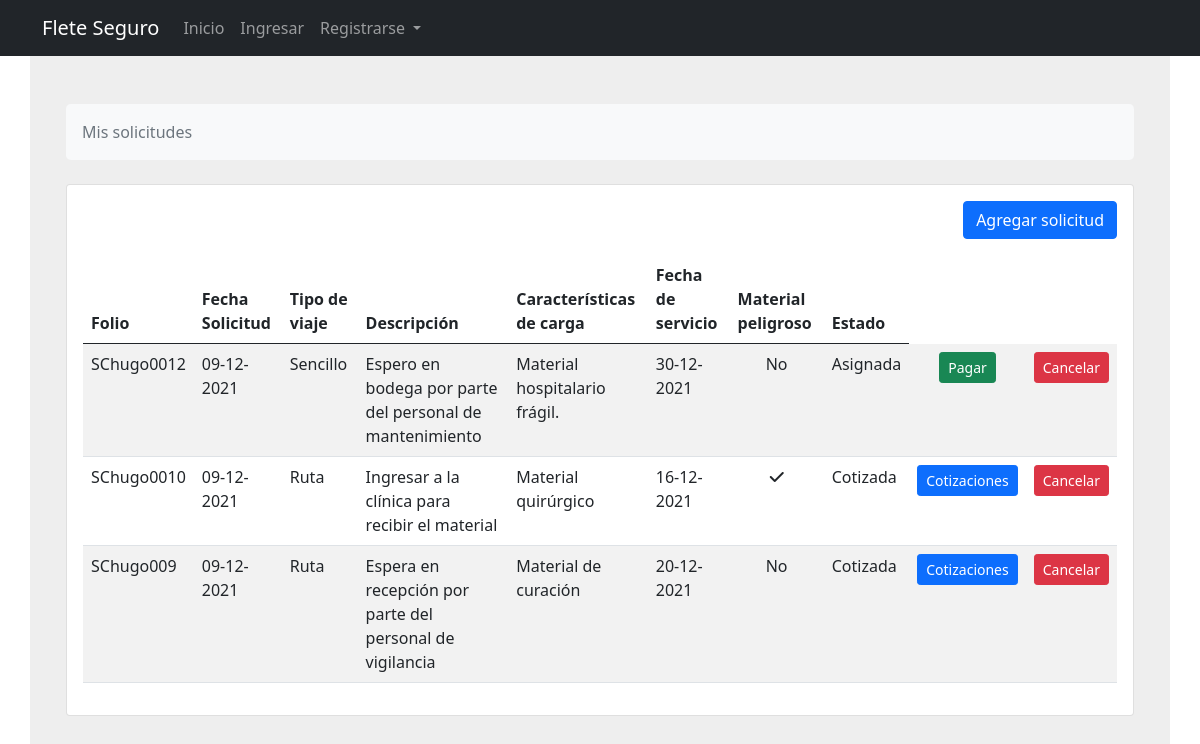
Page /fletes/solicitudes/ on the earlier database version.
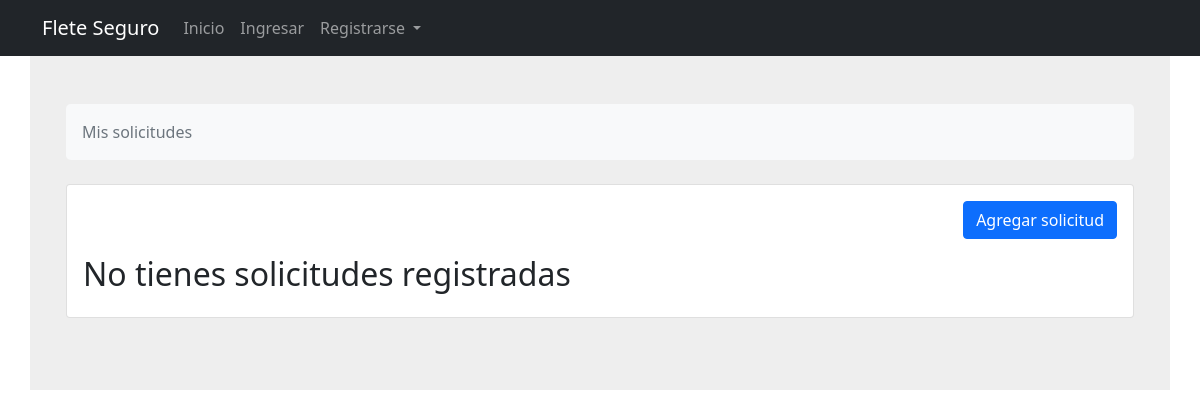
Same page on the later database version.
### fletes/models.py (models this page shows, shortened)
class Solicitud(models.Model):
    cliente_id = models.ForeignKey(Cliente, on_delete=models.CASCADE)
    folio = models.CharField(verbose_name="Folio", max_length=20, editable=False, unique = True)
    creado = models.DateTimeField(editable=False)
    modificado = models.DateTimeField()
    descripcion_servicio = models.TextField(verbose_name="Descripción de servicio")
    caracteristicas_carga = models.TextField(verbose_name="Tipo de carga")
    peso_carga = models.FloatField(verbose_name="Peso de la carga(kg)")
    volumen_carga = models.FloatField(verbose_name="Volumen de la carga(mts3)")
    unidades_totales = models.IntegerField(verbose_name="Unidades totales de la carga")
    fecha_servicio = models.DateTimeField(verbose_name="Fecha de servicio", validators=[validate_date])
    hora = models.TimeField(verbose_name="Hora de servicio")
    tiempo_carga = models.IntegerField(verbose_name="Tiempo máximo para la carga(min)")
    domicilio_id = models.ForeignKey(Domicilios, on_delete=models.PROTECT, verbose_name="Domicilio")
    estado_solicitud = models.CharField(verbose_name="Estado", choices=ESTADO_SOLICITUD, max_length=40, default="Guardada")
    slug = models.SlugField(null=True, blank=True)
    material_peligroso = models.BooleanField(
        verbose_name="Es material peligroso",
        default=False,)
    motivo_cancelacion = models.TextField(verbose_name="Motivo de cancelación")
    activo = models.BooleanField(
        verbose_name="Activo",
        default=True,)
    def has_destinos(self):
        destinos =  Destino.objects.filter(solicitud_id=self.pk)
        if destinos:
            destinos = list(destinos)
            return "Ruta" if len(destinos) > 1 else "Sencillo"
        else:
            return "Sencillo"

### fletes/views.py (the view)
# urls.py: path('solicitudes/', SolicitudListView.as_view(), name='solicitudes'),
class SolicitudListView(ListView):
    model = Solicitud
    template_name = 'fletes/solicitudes.html'
    context_object_name = 'solicitudes'
    def get_queryset(self):
        user = self.request.user
        return Solicitud.objects.all().order_by('-creado').exclude(estado_solicitud="Guardada").exclude(activo=False)

### fletes/templates/fletes/solicitudes.html (shortened to what this page needs)
{% extends 'base.html' %}
{% load crispy_forms_tags %}
{% block content %}
<section style="background-color: #eee;">
    <div class="container py-5 mt-4r">
        {% if user.is_transportista %}
        <div class="row justify-content-center">
            <div class="col">
                <nav aria-label="breadcrumb" class="bg-light rounded-3 p-3 mb-4">
                    <ol class="breadcrumb mb-0">
                        <li class="breadcrumb-item active" aria-current="page">Solicitudes vigentes</li>
                    </ol>
                </nav>
            </div>
        </div>
        <div class="row">
            <div class="col-12 justify-content-center">
                <div class="card mb-4">
                    <div class="card-body">
                        <div class="table-responsive">
                            {% if solicitudes %}
                            <table class="table table-striped">
                                <thead>
                                    <tr>
                                        <th>Folio</th>
                                        <th>Fecha Solicitud</th>
                                        <th>Tipo de viaje</th>
                                        <th>Descripción</th>
                                        <th>Características de carga</th>
                                        <th>Fecha de servicio</th>
                                        <th class="text-center">Material peligroso</th>
                                        <th>Estado</th>
                                    </tr>
                                </thead>
                                <tbody>
                                    {% for solicitud in solicitudes%}
                                    <tr>
                                        <td>{{solicitud.folio}}</td>
                                        <td>{{solicitud.creado|date:"d-m-Y"}}</td>
                                        <td>{{solicitud.has_destinos}}</td>
                                        <td>{{solicitud.descripcion_servicio}}</td>
                                        <td>{{solicitud.caracteristicas_carga}}</td>
                                        <td>{{solicitud.fecha_servicio|date:"d-m-Y"}}</td>
                                        {% if solicitud.material_peligroso %}
                                            <td class="text-center"><i class="fas fa-check"></i></td>
                                        {% else %}
                                            <td class="text-center">No</td>
                                        {% endif%}
                                        <td><a href="{% url 'fletes:agregar-cotizacion' solicitud.slug %}"><button class="btn btn-primary">Cotizar</button></a></td>
                                    </tr>
                                    {% endfor %}
                                </tbody>
                            </table>
                            {% else %}
                            <h2>No tienes solicitudes registradas</h2>
                            {% endif %}
                        </div>
                    </div>
                </div>
            </div>
        </div>
        {% else %}
        <div class="row justify-content-center">
            <div class="col">
                <nav aria-label="breadcrumb" class="bg-light rounded-3 p-3 mb-4">
                    <ol class="breadcrumb mb-0">
                        <li class="breadcrumb-item active" aria-current="page">Mis solicitudes</li>
                    </ol>
                </nav>
            </div>
        </div>
        <div class="row">
            <div class="col-12 justify-content-center">
                <div class="card mb-4">
                    <div class="card-body">
                        <div class="row">
                            <div class="d-grid gap-2 d-md-flex justify-content-md-end mb-3">
                                <a href="{% url 'fletes:agregar-solicitud' %}"><button class="btn btn-primary" type="button">Agregar solicitud</button></a>
                            </div>
                            {% if solicitudes %}
                            <div class="table-responsive">
                                <table class="table table-striped">
                                    <thead>
                                        <tr>
                                            <th>Folio</th>
                                            <th>Fecha Solicitud</th>
                                            <th>Tipo de viaje</th>
                                            <th>Descripción</th>
                                            <th>Características de carga</th>
                                            <th>Fecha de servicio</th>
                                            <th>Material peligroso</th>
                                            <th>Estado</th>
                                        </tr>
                                    </thead>
                                    <tbody>
                                        {% for solicitud in solicitudes%}
                                        <tr>
                                            <td>{{solicitud.folio}}</td>
                                            <td>{{solicitud.creado|date:"d-m-Y"}}</td>
                                            <td>{{solicitud.has_destinos}}</td>
                                            <td>{{solicitud.descripcion_servicio}}</td>
                                            <td>{{solicitud.caracteristicas_carga}}</td>
                                            <td>{{solicitud.fecha_servicio|date:"d-m-Y"}}</td>
                                            {% if solicitud.material_peligroso %}
                                                <td class="text-center"><i class="fas fa-check"></i></td>
                                            {% else %}
                                                <td class="text-center">No</td>
                                            {% endif%}
                                            <td>{{solicitud.estado_solicitud}}</td>
                                            {% if solicitud.estado_solicitud == 'Cotizada' %}
                                            <td><a href="{% url 'fletes:cotizaciones-cliente' solicitud.slug %}" ><button class="btn btn-primary btn-sm">Cotizaciones</button></a></td>
                                            <td><button onclick="abrir_modal_confirm_cancel('{% url 'fletes:cancelar-solicitud' solicitud.slug %}')" class="btn btn-danger btn-sm">Cancelar</button></td>
                                            {% endif %}
                                            {% if solicitud.estado_solicitud == 'Asignada' %}
                                            <td class="text-center"><button class="btn btn-success btn-sm">Pagar</button></td>
                                            <td><button onclick="abrir_modal_confirm_cancel('{% url 'fletes:cancelar-solicitud' solicitud.slug %}')" class="btn btn-danger btn-sm">Cancelar</button></td>
                                            {% endif %}
                                        </tr>
                                        {% endfor %}
                                    </tbody>
                                </table>
                            </div>
                            {% else %}
                            <h2>No tienes solicitudes registradas</h2>
                            {% endif %}
                        </div>
                    </div>
                </div>
            </div>
        </div>
        {% endif %}
    </div>
</section>
{% endblock content %}

### templates/base.html (shortened to what this page needs)
{% load static %}
<!DOCTYPE html>
<html lang="en" dir="ltr">
<head>
  <link href="https://cdn.jsdelivr.net/npm/bootstrap@5.0.2/dist/css/bootstrap.min.css" rel="stylesheet">
  <link href="https://getbootstrap.com/docs/5.0/examples/features/features.css" rel="stylesheet">
</head>
  <body>
    {% include 'includes/header.html' %}
    <main role="main" class="container">
      <div class="row">
        {% block content %}{% endblock %}
    </main>
  </body>
</html>

### templates/includes/header.html (shortened to what this page needs)
<header class="site-header">
    <nav class="navbar navbar-expand-lg navbar-dark bg-dark">
        <div class="container">
          <a class="navbar-brand" href="{% url 'home' %}">Flete Seguro</a>
          <div class="collapse navbar-collapse" id="navbarScroll">
            <ul class="navbar-nav me-auto my-2 my-lg-0 navbar-nav-scroll" style="--bs-scroll-height: 100px;">
              <li class="nav-item">
                <a class="nav-item nav-link" href="{% url 'home' %}">Inicio</a>
              </li>
              {% if user.is_authenticated %}
              <li class="nav-item">
                <a class="nav-item nav-link" href="{% url 'profile-user'%}">Perfil</a>
              </li>
              <li class="nav-item">
                <a class="nav-item nav-link" href="{% url 'logout' %}">Logout</a>
              </li>
              {% else %}
              <li class="nav-item">
                <a class="nav-item nav-link" href="{% url 'login' %}">Ingresar</a>
              </li>
              <li class="nav-item dropdown">
                <a class="nav-link dropdown-toggle" href="#" id="navbarScrollingDropdown" role="button" data-bs-toggle="dropdown" aria-expanded="false">
                  Registrarse
                </a>
                {% endif %}
              </li>
            </ul>
          </div>
        </div>
    </nav>
  </header>

Differences in the rows shown:
removed Solicitud: folio "SChugo0012", creado "09-12-2021", has_destinos "Sencillo", descripcion_servicio "Espero en bodega por parte del personal de mantenimiento", caracteristicas_carga "Material hospitalario frágil.", fecha_servicio "30-12-2021", material_peligroso "No", estado_solicitud "Asignada", shows "Pagar"
removed Solicitud: folio "SChugo0010", creado "09-12-2021", has_destinos "Ruta", descripcion_servicio "Ingresar a la clínica para recibir el material", caracteristicas_carga "Material quirúrgico", fecha_servicio "16-12-2021", material_peligroso True (drawn), estado_solicitud "Cotizada", shows "Cotizaciones"
removed Solicitud: folio "SChugo009", creado "09-12-2021", has_destinos "Ruta", descripcion_servicio "Espera en recepción por parte del personal de vigilancia", caracteristicas_carga "Material de curación", fecha_servicio "20-12-2021", material_peligroso "No", estado_solicitud "Cotizada", shows "Cotizaciones"
Other differences:
text no longer shown: "Folio Fecha Solicitud Tipo de viaje Descripción Características de carga Fecha de servicio Material peligroso Estado"
text now shown: "No tienes solicitudes registradas"
